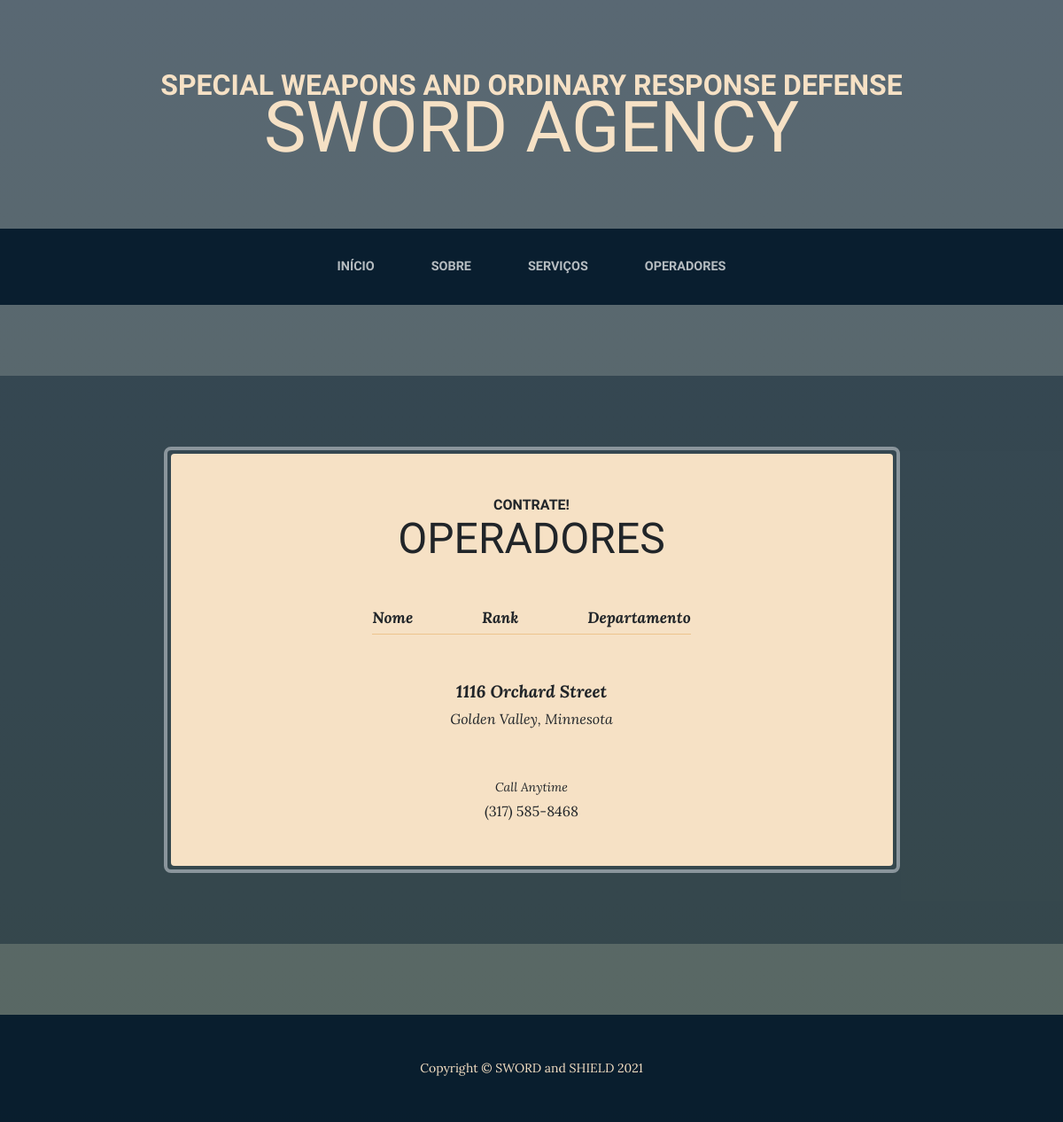
Before: /operators with the older database file.
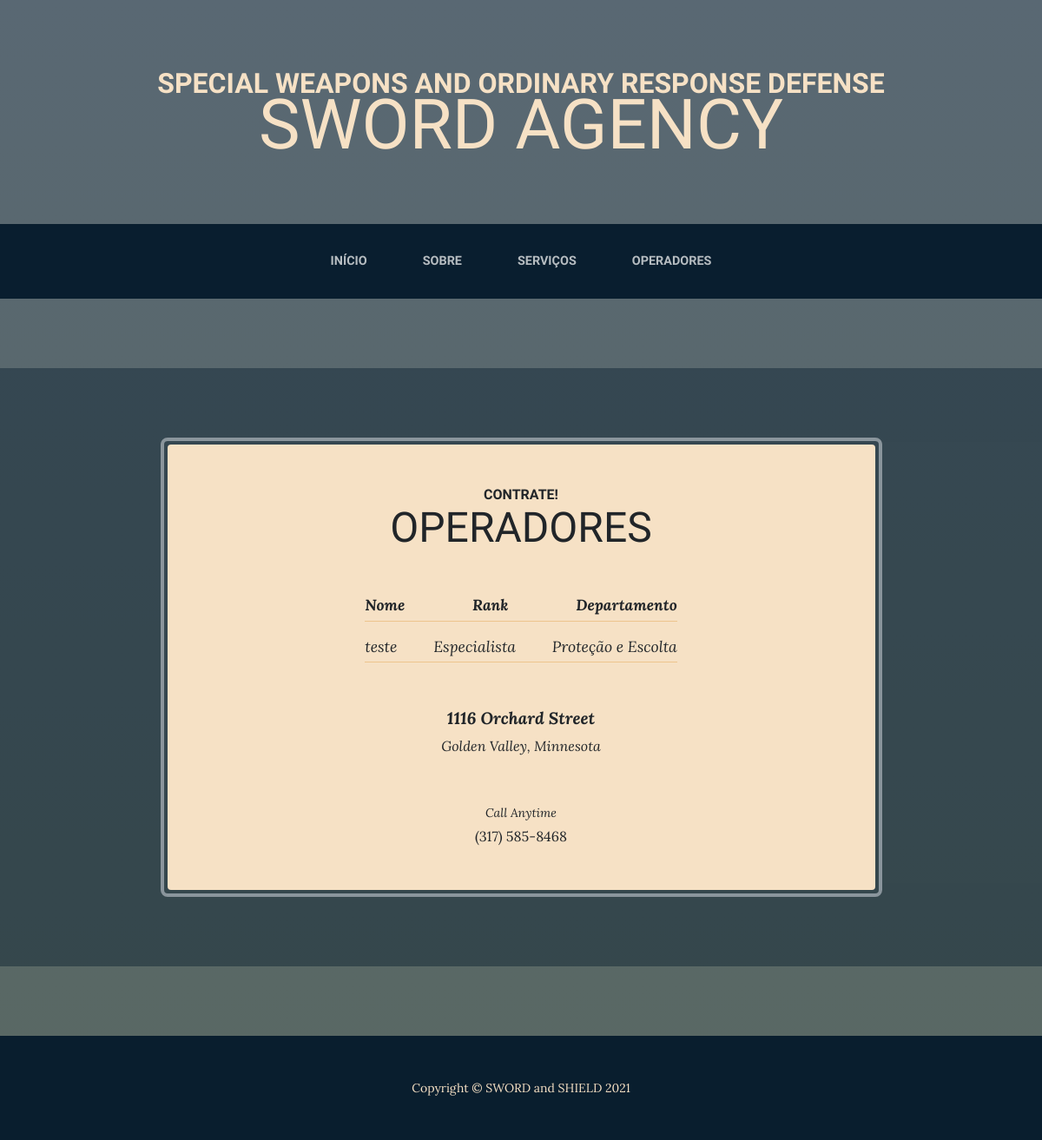
After: the same page with the newer database file.
### paginas/models.py (models this page shows, shortened)
class Operator(models.Model):
    name = models.CharField(max_length=50, help_text="Digite o nome completo do operador")
    identification = models.CharField(max_length=11, help_text='Informe o CPF do operador')
    area = models.CharField(max_length=100, help_text="Informe a área do operador")
    department = models.CharField(max_length=100, help_text="Informe o departamento do operador")
    rank = models.CharField(max_length=100, help_text="Informe o cargo do operador")
    payment = models.CharField(max_length=100, help_text="Informe o salário do operador")
    user = models.ForeignKey(User, on_delete=models.PROTECT)

### paginas/views.py (the view)
# urls.py: path('operators', Operators.as_view(), name='operators'),
class Operators(ListView):
	model = Operator
	template_name = 'pages/operators.html'

### paginas/templates/pages/operators.html
{% extends 'pages/base.html' %}
{% load static %}
{% block content %}
<section class="page-section cta">
    <div class="container">
        <div class="row">
            <div class="col-xl-9 mx-auto">
                <div class="cta-inner bg-faded text-center rounded">
                    <h2 class="section-heading mb-5">
                        <span class="section-heading-upper">Contrate!</span>
                        <span class="section-heading-lower">Operadores</span>
                    </h2>
                    <ul class="list-unstyled list-hours mb-5 text-left mx-auto">
                        <li class="list-unstyled-item list-hours-item d-flex">
                            <b>Nome</b>
                            <span class="ms-auto"><b>Rank</b></span>
                            <span class="ms-auto"><b>Departamento</b></span>
                        </li>
                        {% for operator in object_list %}
                        <li class="list-unstyled-item list-hours-item d-flex">
                            {{operator.name}}
                            <span class="ms-auto">{{operator.rank}}</span>
                            <span class="ms-auto">{{operator.department}}</span>
                        </li>
                        {% endfor %}
                    </ul>
                    <p class="address mb-5">
                        <em>
                            <strong>1116 Orchard Street</strong>
                            <br />
                            Golden Valley, Minnesota
                        </em>
                    </p>
                    <p class="mb-0">
                        <small><em>Call Anytime</em></small>
                        <br />
                        (317) 585-8468
                    </p>
                </div>
            </div>
        </div>
    </div>
</section>
        {% endblock %}

Changed rows visible on the page:
added Operator: name "teste", rank "Especialista", department "Proteção e Escolta"
